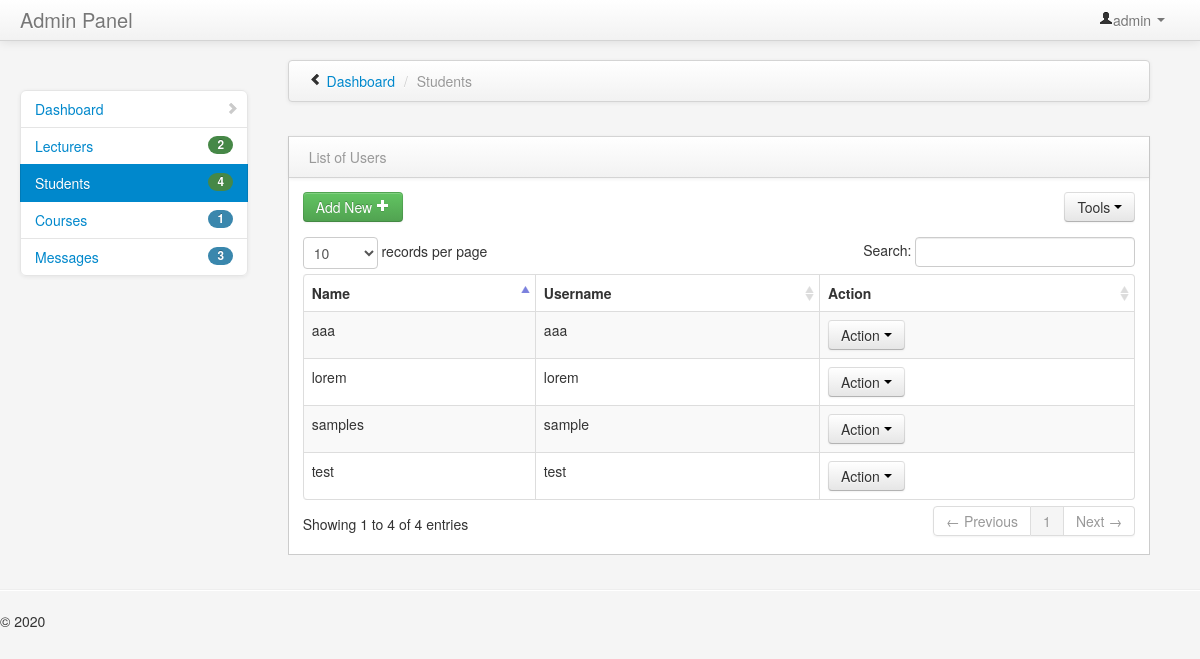
The page /admin/students/index.php (signed in) on the database as committed earlier.
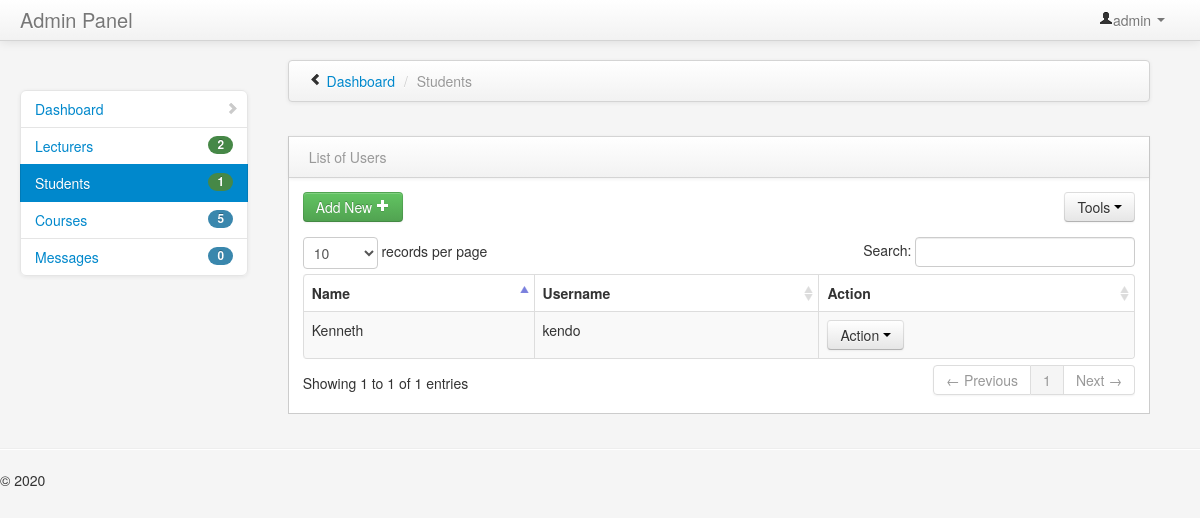
The same page on the database as committed later.
### tables this page shows
CREATE TABLE IF NOT EXISTS `tbl_user` (
  `user_Id` int(11) NOT NULL auto_increment,
  `fname` varchar(255) default NULL,
  `mname` varchar(255) default NULL,
  `lname` varchar(255) default NULL,
  `dob` date default NULL,
  `gender` varchar(255) default NULL,
  `course` varchar(255) default NULL,
  `yrlvl` varchar(255) default NULL,
  `username` varchar(255) default NULL,
  `password` varchar(255) default NULL,
  PRIMARY KEY  (`user_Id`)
);

### admin/students/index.php (the view, shortened to what this page needs)
<?php
$adm_user=$_SESSION['adm_user'];
?>
<!DOCTYPE html>
<html class="no-js">
<head>
<link href="../../bootstrap/css/bootstrap.min.css" rel="stylesheet" media="screen">
<link href="../../bootstrap/css/bootstrap-responsive.min.css" rel="stylesheet" media="screen">
<link href="../../assets/styles.css" rel="stylesheet" media="screen">
<link href="../../assets/DT_bootstrap.css" rel="stylesheet" media="screen">
</head>
<body>
<div class="navbar navbar-fixed-top">
<div class="navbar-inner">
<div class="container-fluid">
<a class="brand" href="#">Admin Panel</a>
<div class="nav-collapse collapse">
<ul class="nav pull-right">
<li class="dropdown">
<a href="#" role="button" class="dropdown-toggle" data-toggle="dropdown"> <i class="icon-user"></i><?php echo $adm_user;?> <i class="caret"></i>
</a>
</li>
</ul>
</div>
</div>
</div>
</div>
<div class="container-fluid">
<div class="row-fluid">
<div class="span3" id="sidebar">
<ul class="nav nav-list bs-docs-sidenav nav-collapse collapse">
<li >
<a href="../home.php"><i class="icon-chevron-right"></i> Dashboard</a>
</li>
<li>
<?php
include '../../functions/connect.php';
$result=mysqli_query($con,"SELECT count(*) as total from tbl_teacher");
$data=mysqli_fetch_assoc($result);
$percent = $data['total'];
?>
<a href="../teacher/index.php"><span class="badge badge-success pull-right"><?php echo $percent;?></span> Lecturers</a>
</li>
<li class="active">
<?php
include '../../functions/connect.php';
$result=mysqli_query($con,"SELECT count(*) as total from tbl_user");
$data=mysqli_fetch_assoc($result);
$percent = $data['total'];
?>
<a href="../students/index.php"><span class="badge badge-success pull-right"><?php echo $percent;?></span> Students</a>
</li>
<li>
<?php
include '../../functions/connect.php';
$result=mysqli_query($con,"SELECT count(*) as total from tbl_category");
$data=mysqli_fetch_assoc($result);
$percent = $data['total'];
?>
<a href="../category/index.php"><span class="badge badge-info pull-right"><?php echo $percent;?></span> Courses</a>
</li>
<li>
<?php
include '../../functions/connect.php';
$result=mysqli_query($con,"SELECT count(*) as total from tbl_contact");
$data=mysqli_fetch_assoc($result);
$percent = $data['total'];
?>
<a href="../message/index.php"><span class="badge badge-info pull-right"><?php echo $percent;?></span> Messages</a>
</li>
</ul>
</div>
<div class="span9" id="content">
<div class="row-fluid">
<div class="navbar">
<div class="navbar-inner">
<ul class="breadcrumb">
<i class="icon-chevron-left hide-sidebar"><a href='#' title="Hide Sidebar" rel='tooltip'>&nbsp;</a></i>
<li>
<a href="../home.php">Dashboard</a> <span class="divider">/</span>
</li>
<li class="active">Students</li>
</ul>
</div>
</div>
</div>
<div class="row-fluid">
<div class="block">
<div class="navbar navbar-inner block-header">
<div class="muted pull-left">List of Users</div>
</div>
<div class="block-content collapse in">
<div class="span12">
<div class="table-toolbar">
<div class="btn-group">
<a href="add.php"><button class="btn btn-success">Add New <i class="icon-plus icon-white"></i></button></a>
</div>
<div class="btn-group pull-right">
<button data-toggle="dropdown" class="btn dropdown-toggle">Tools <span class="caret"></span></button>
</div>
</div>
<table cellpadding="0" cellspacing="0" border="0" class="table table-striped table-bordered" id="example2">
<thead>
<tr>
<th>Name</th>
<th>Username</th>
<th>Action</th>
</tr>
</thead>
<tbody>
<?php
include "../../functions/connect.php";
$sql = "SELECT * FROM `tbl_user` ";
$run = mysqli_query($con,$sql);
while($row=mysqli_fetch_array($run)){
    echo '<tr class="odd gradeX" id="rec">';?>
    <?php
    echo "<td>".$row['fname']."</td>";
    echo "<td>".$row['username']."</td>";
    echo "<td>".
    '<div class="btn-group">
    <button type="button" class="btn btn-default btn-xs dropdown-toggle" data-toggle="dropdown" data-hover="dropdown" data-delay="500" data-close-others="false">
    Action
    <span class="caret"></span>
    </button>
    <ul class="dropdown-menu pull-right" role="menu">
    <li><a href="view.php?user_Id='.$row["user_Id"].'"><span class="glyphicon glyphicon-edit"></span> View</a></li>
    <li><a href="edit.php?user_Id='.$row["user_Id"].'"><span class="glyphicon glyphicon-edit"></span> Edit</a></li>
    <li><a href="#"  user_Id="'.$row['user_Id'].'" class="delbutton" title="Click To Delete"><span class="glyphicon glyphicon-trash"></span> Delete</a></li>
    </ul>
    </div>'
    ."</td>";
    echo "</tr>";
}
?>
</tbody>
</table>
</div>
</div>
</div>
</div>
</div>
</div>
</div>
<hr>
<footer>
<p>&copy; 2020</p>
</footer>
</body>
</html>

Rows that differ between the two databases and show on the page:
removed tbl_user: fname "samples", username "sample"
removed tbl_user: fname "test", username "test"
removed tbl_user: fname "aaa", username "aaa"
removed tbl_user: fname "lorem", username "lorem"
added tbl_user: fname "Kenneth", username "kendo"
Other text that changed with them:
$percent: "4" → "1"
$percent: "1" → "5"
$percent: "3" → "0"
text written by a page script: "records per page Search: Showing 1 to 4 of 4 entries ← Previous 1 Next →" → "records per page Search: Showing 1 to 1 of 1 entries ← Previous 1 Next →"
